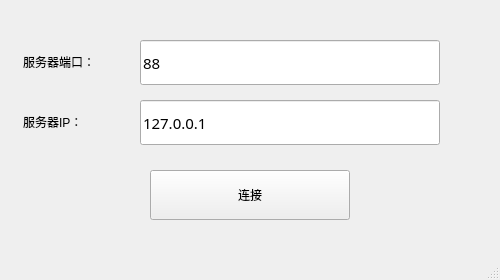
<?xml version="1.0" encoding="UTF-8"?>
<ui version="4.0">
 <class>tcp_connect</class>
 <widget class="QMainWindow" name="tcp_connect">
  <property name="geometry">
   <rect>
    <x>0</x>
    <y>0</y>
    <width>500</width>
    <height>280</height>
   </rect>
  </property>
  <property name="minimumSize">
   <size>
    <width>500</width>
    <height>280</height>
   </size>
  </property>
  <property name="maximumSize">
   <size>
    <width>500</width>
    <height>280</height>
   </size>
  </property>
  <property name="windowTitle">
   <string>MainWindow</string>
  </property>
  <widget class="QWidget" name="centralwidget">
   <widget class="QLineEdit" name="lineEdit_port">
    <property name="geometry">
     <rect>
      <x>140</x>
      <y>40</y>
      <width>300</width>
      <height>45</height>
     </rect>
    </property>
    <property name="minimumSize">
     <size>
      <width>300</width>
      <height>45</height>
     </size>
    </property>
    <property name="maximumSize">
     <size>
      <width>300</width>
      <height>45</height>
     </size>
    </property>
    <property name="font">
     <font>
      <family>Agency FB</family>
      <pointsize>11</pointsize>
     </font>
    </property>
    <property name="styleSheet">
     <string notr="true">QLineEdit{qproperty-alignment:AlignHCenter;}
font: 11pt &quot;新宋体&quot;;</string>
    </property>
    <property name="text">
     <string>88</string>
    </property>
   </widget>
   <widget class="QLabel" name="label_port">
    <property name="geometry">
     <rect>
      <x>23</x>
      <y>39</y>
      <width>110</width>
      <height>45</height>
     </rect>
    </property>
    <property name="minimumSize">
     <size>
      <width>110</width>
      <height>45</height>
     </size>
    </property>
    <property name="maximumSize">
     <size>
      <width>110</width>
      <height>45</height>
     </size>
    </property>
    <property name="text">
     <string>服务器端口：</string>
    </property>
   </widget>
   <widget class="QLabel" name="label_IP">
    <property name="geometry">
     <rect>
      <x>23</x>
      <y>99</y>
      <width>110</width>
      <height>45</height>
     </rect>
    </property>
    <property name="minimumSize">
     <size>
      <width>110</width>
      <height>45</height>
     </size>
    </property>
    <property name="maximumSize">
     <size>
      <width>110</width>
      <height>45</height>
     </size>
    </property>
    <property name="text">
     <string>服务器IP：</string>
    </property>
   </widget>
   <widget class="QLineEdit" name="lineEdit_IP">
    <property name="geometry">
     <rect>
      <x>140</x>
      <y>100</y>
      <width>300</width>
      <height>45</height>
     </rect>
    </property>
    <property name="minimumSize">
     <size>
      <width>300</width>
      <height>45</height>
     </size>
    </property>
    <property name="maximumSize">
     <size>
      <width>300</width>
      <height>45</height>
     </size>
    </property>
    <property name="font">
     <font>
      <family>Agency FB</family>
      <pointsize>11</pointsize>
     </font>
    </property>
    <property name="styleSheet">
     <string notr="true">QLineEdit{qproperty-alignment:AlignHCenter;}
font: 11pt &quot;新宋体&quot;;</string>
    </property>
    <property name="text">
     <string>127.0.0.1</string>
    </property>
   </widget>
   <widget class="QPushButton" name="pushButton_connect">
    <property name="geometry">
     <rect>
      <x>150</x>
      <y>170</y>
      <width>200</width>
      <height>50</height>
     </rect>
    </property>
    <property name="minimumSize">
     <size>
      <width>200</width>
      <height>50</height>
     </size>
    </property>
    <property name="maximumSize">
     <size>
      <width>200</width>
      <height>50</height>
     </size>
    </property>
    <property name="text">
     <string>连接</string>
    </property>
   </widget>
  </widget>
  <widget class="QMenuBar" name="menubar">
   <property name="geometry">
    <rect>
     <x>0</x>
     <y>0</y>
     <width>500</width>
     <height>21</height>
    </rect>
   </property>
  </widget>
  <widget class="QStatusBar" name="statusbar"/>
 </widget>
 <resources/>
 <connections/>
</ui>
